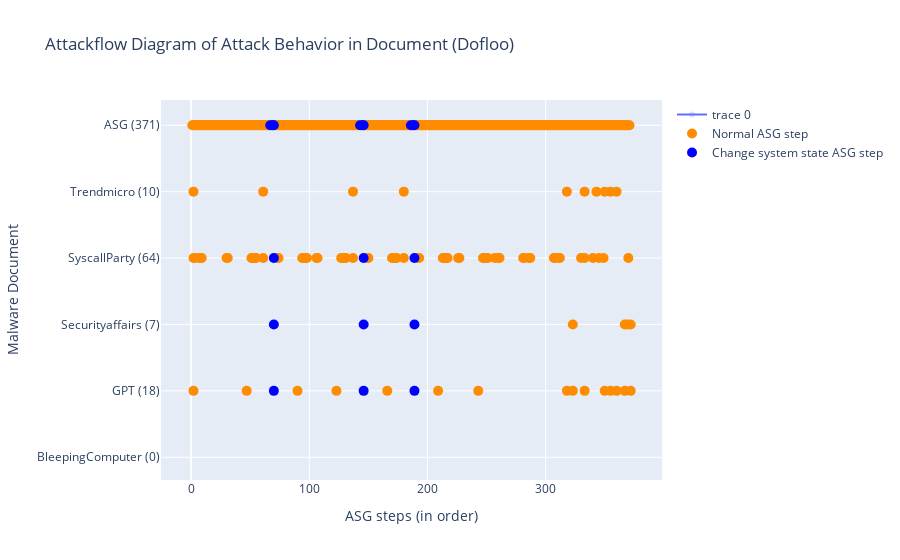

This figure's notebook cell:
### Markdown cell above
### Run Script: draw Lifecycle diagram
- 兩個 traces (legend) 一般的 OP 和 ChangeSys OP。分兩個顏色，不重疊。
- x: [a,a,a,a,b,b,b,c,c,c] 不同 report 的 step 可以放同一個 list，因為屬於同個 trace。

### Code cell
# import plotly.express as px
import plotly
import plotly.graph_objects as go

def symmetric_difference(list1: list, list2: list) -> list:
    ''' return list1 - list2. '''
    s = set(list2)
    temp3 = [x for x in list1 if x not in s]
    return temp3

def draw_lifecycle(fset:FamilySet):
    familname = fset.familyname
    # reportnames = [rem.reportname for rem in fset.rem_lst if len(rem.match_regex)]

    fig = go.Figure()
    x, y = [], []
    x_sys, y_sys = [], []
    empty_columns = []

    for i, rem in enumerate(fset.rem_lst):
        numOfDot = len(rem.ASGstep_order_index)
        reportname = rem.reportname
        reportname = rem.reportname.split('.')[0]
        reportname = reportname.split('-')[1]
        if reportname == 'Ms':
            reportname = 'Microsoft'
        reportname += f' ({numOfDot})'
        if len(rem.ASGstep_order_index) == 0:
            empty_columns.append(reportname)
            continue
        x_sys.extend(rem.SysASGstep_order_index) # 改變系統設定檔的 OP (這個變數有問題!!!)
        y_sys.extend([reportname] * len(rem.SysASGstep_order_index))
        current_x_normal = symmetric_difference(rem.ASGstep_order_index, rem.SysASGstep_order_index) # 一般的/其餘的 OP
        # print(reportname, 'numOfDot', numOfDot, 'rem.ASGstep_order_index', rem.ASGstep_order_index)
        # print('x_normal', current_x_normal, 'x_sys', rem.SysASGstep_order_index)
        x.extend(current_x_normal)
        y.extend([reportname] * len(current_x_normal))
        pass
    # todo: add baseline's lifecycle
    num_allstep = len(set(fset.sample.step_list))
    rowname = f'ASG ({num_allstep})'
    current_x_system = fset.sample.ASGstep_sysOnly_ordered_index # fset.sample.OPset_sysOnly_ordered_index
    current_x_normal = symmetric_difference(list(range(num_allstep)), current_x_system) # all steps - sysobj steps
    # print(sorted(current_x_system)) # 只能放UPDATE的，OPEN/READ不能喔
    x_sys.extend(current_x_system)
    y_sys.extend([rowname] * len(current_x_system)) 
    x.extend(current_x_normal)
    y.extend([rowname] * len(current_x_normal))
    # print(rowname, len(fset.sample.OPset), len(current_x_system), len(current_x_normal))

    # for empty_columns when report has no OPs
    for empty_col in empty_columns:
        fig.add_trace(go.Scatter(x=[0,], y=[empty_col,], marker=dict(opacity=0)))
    
    # normal OPs
    x = [idx+1 for idx in x] # add 1 to each asg index
    fig.add_trace(go.Scatter(
        x=x,
        y=y,
        marker=dict(color="darkorange", size=10),
        mode="markers",
        name="Normal ASG step", # Normal Operation Pair
    ))

    # changeSysObj OPs
    x_sys = x = [idx+1 for idx in x_sys]
    fig.add_trace(go.Scatter(
        x=x_sys,
        y=y_sys,
        marker=dict(color="blue", size=10),
        mode="markers",
        name="Change system state ASG step", # Change SR Operation Pair
    ))

    fig.update_layout(title=f"Attackflow Diagram of Attack Behavior in Document ({familname})",
                    xaxis_title="ASG steps (in order)",
                    yaxis_title="Malware Document")
    fig.show()

    if not os.path.exists("imgs"):
        os.mkdir("imgs")
    # fig.write_image(f"./imgs/{familname}_lifecycle.png") # bug -> no responce
    # plotly.offline.plot(fig, filename=f"./imgs/{familname}_lifecycle.html", auto_open=False)
    pass

draw_lifecycle(fset)

### Figure 1 — Plotly figure (JSON) as saved in the notebook; plotly's stock layout.template omitted (floating-point values rounded to 4 significant figures; data arrays with more than 128 entries replaced by an {"elided": "..."} marker saying what was removed)
{"data": [{"marker": {"opacity": 0}, "type": "scatter", "x": [0], "y": ["BleepingComputer (0)"]}, {"marker": {"color": "darkorange", "size": 10}, "mode": "markers", "name": "Normal ASG step", "type": "scatter", "x": {"elided": "452 int values"}, "y": {"elided": "452 str values"}}, {"marker": {"color": "blue", "size": 10}, "mode": "markers", "name": "Change system state ASG step", "type": "scatter", "x": [70, 146, 189, 70, 146, 189, 70, 146, 189, 67, 69, 70, 143, 145, 146, 186, 188, 189], "y": ["GPT (18)", "GPT (18)", "GPT (18)", "Securityaffairs (7)", "Securityaffairs (7)", "Securityaffairs (7)", "SyscallParty (64)", "SyscallParty (64)", "SyscallParty (64)", "ASG (371)", "ASG (371)", "ASG (371)", "ASG (371)", "ASG (371)", "ASG (371)", "ASG (371)", "ASG (371)", "ASG (371)"]}], "layout": {"title": {"text": "Attackflow Diagram of Attack Behavior in Document (Dofloo)"}, "xaxis": {"title": {"text": "ASG steps (in order)"}}, "yaxis": {"title": {"text": "Malware Document"}}}}
